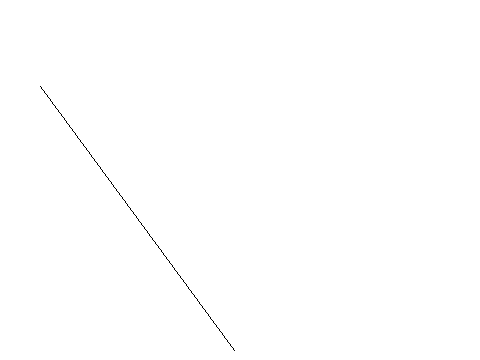

Recreate this plot in Python.
from PIL import Image, ImageDraw
image1 = Image.new('RGB', (480, 360), '#ffffff')
draw = ImageDraw.Draw(image1)
l=[40,86,234,350]
draw.line(l,'#000000')
image1.save('Artist60.png')